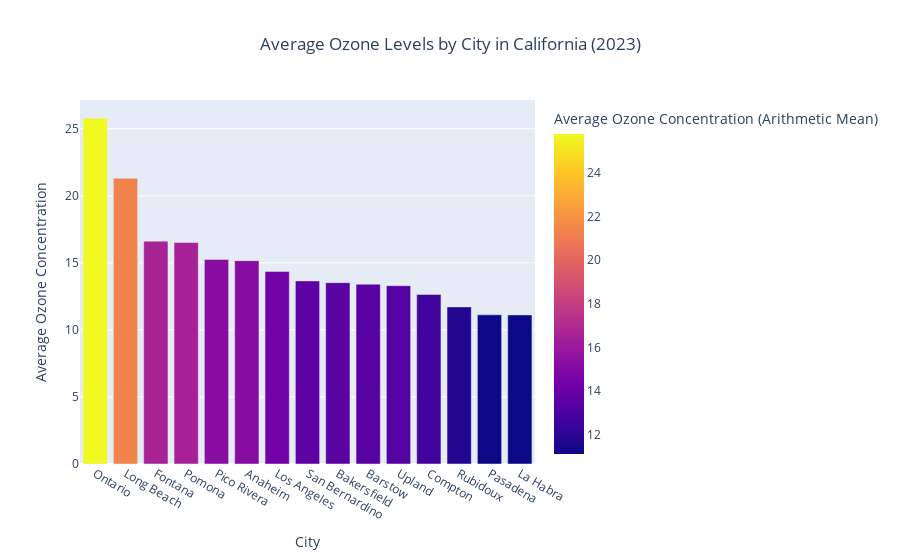

The cell this chart's notebook holds for it:
### Markdown cell above
The line chart shows how ozone concentration in Los Angeles changes over time during 2023. Levels rise in the warmer summer months and drop in winter.

### Code cell
df_city_avg = df_ca.groupby('City Name', as_index=False)['Arithmetic Mean'].mean()

df_city_avg = df_city_avg.sort_values(by='Arithmetic Mean', ascending=False).head(15)

fig = px.bar(df_city_avg,
             x='City Name',
             y='Arithmetic Mean',
             title='Average Ozone Levels by City in California (2023)',
             labels={
                 'City Name': 'City',
                 'Arithmetic Mean': 'Average Ozone Concentration (Arithmetic Mean)'
             },
             color='Arithmetic Mean')

fig.update_layout(
    title_x=0.5,
    xaxis_title='City',
    yaxis_title='Average Ozone Concentration'
    
)

fig.show()

### Figure 1 — Plotly figure (JSON) as saved in the notebook; plotly's stock layout.template omitted (floating-point values rounded to 4 significant figures)
{"data": [{"alignmentgroup": "True", "hovertemplate": "City=%{x}<br>Average Ozone Concentration (Arithmetic Mean)=%{marker.color}<extra></extra>", "legendgroup": "", "marker": {"color": [25.79, 21.31, 16.62, 16.52, 15.26, 15.16, 14.36, 13.65, 13.52, 13.4, 13.3, 12.64, 11.72, 11.12, 11.12], "coloraxis": "coloraxis", "pattern": {"shape": ""}}, "name": "", "offsetgroup": "", "orientation": "v", "showlegend": false, "textposition": "auto", "type": "bar", "x": ["Ontario", "Long Beach", "Fontana", "Pomona", "Pico Rivera", "Anaheim", "Los Angeles", "San Bernardino", "Bakersfield", "Barstow", "Upland", "Compton", "Rubidoux", "Pasadena", "La Habra"], "xaxis": "x", "y": [25.79, 21.31, 16.62, 16.52, 15.26, 15.16, 14.36, 13.65, 13.52, 13.4, 13.3, 12.64, 11.72, 11.12, 11.12], "yaxis": "y"}], "layout": {"barmode": "relative", "coloraxis": {"colorbar": {"title": {"text": "Average Ozone Concentration (Arithmetic Mean)"}}, "colorscale": [[0, "#0d0887"], [0.1111, "#46039f"], [0.2222, "#7201a8"], [0.3333, "#9c179e"], [0.4444, "#bd3786"], [0.5556, "#d8576b"], [0.6667, "#ed7953"], [0.7778, "#fb9f3a"], [0.8889, "#fdca26"], [1, "#f0f921"]]}, "legend": {"tracegroupgap": 0}, "title": {"text": "Average Ozone Levels by City in California (2023)", "x": 0.5}, "xaxis": {"anchor": "y", "domain": [0, 1], "title": {"text": "City"}}, "yaxis": {"anchor": "x", "domain": [0, 1], "title": {"text": "Average Ozone Concentration"}}}}
